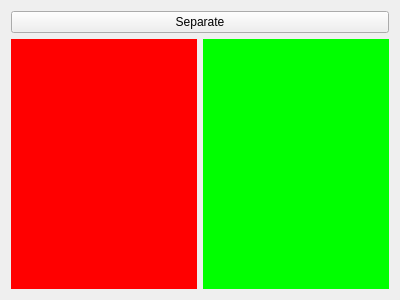
<?xml version="1.0" encoding="UTF-8"?>
<ui version="4.0">
 <class>MainWindow</class>
 <widget class="QMainWindow" name="MainWindow">
  <property name="geometry">
   <rect>
    <x>0</x>
    <y>0</y>
    <width>400</width>
    <height>300</height>
   </rect>
  </property>
  <property name="windowTitle">
   <string>MainWindow</string>
  </property>
  <widget class="QWidget" name="centralWidget">
   <layout class="QVBoxLayout" name="verticalLayout">
    <item>
     <widget class="QPushButton" name="separateBtn">
      <property name="text">
       <string>Separate</string>
      </property>
     </widget>
    </item>
    <item>
     <layout class="QHBoxLayout" name="horizontalLayout">
      <item>
       <widget class="QWidget" name="redWidget" native="true">
        <property name="styleSheet">
         <string notr="true">background-color:#FF0000</string>
        </property>
       </widget>
      </item>
      <item>
       <widget class="QWidget" name="greenWidget" native="true">
        <property name="styleSheet">
         <string notr="true">background-color:#00FF00</string>
        </property>
       </widget>
      </item>
     </layout>
    </item>
   </layout>
  </widget>
 </widget>
 <layoutdefault spacing="6" margin="11"/>
 <resources/>
 <connections/>
</ui>
